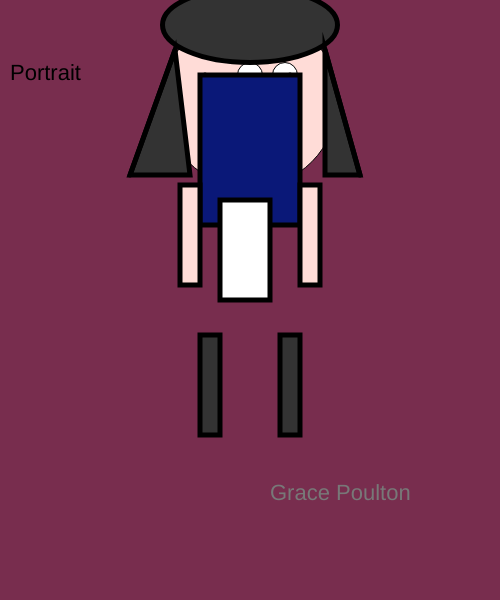
Frame 1 (no input)
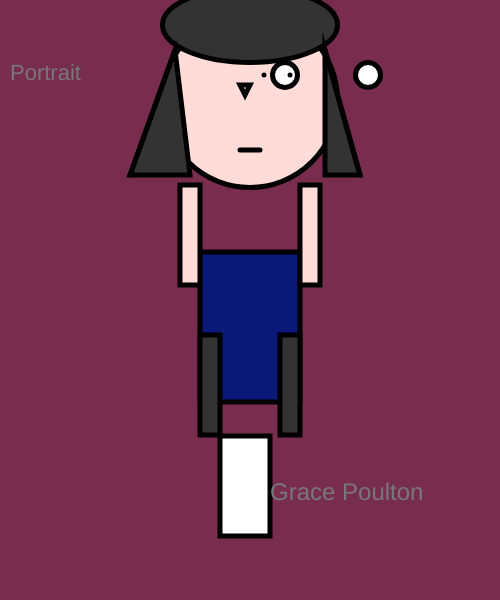
Frame 60 (no input)
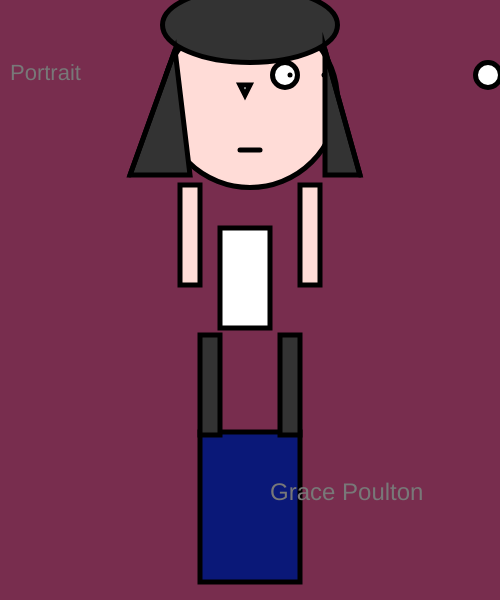
Frame 120 (the mouse pressed at the canvas centre since frame 60)

The p5.js sketch that drew these frames (run headless with seeded random() and noise() and a simulated clock; from frame 60 on, the mouse is pressed at the canvas centre):

// p5.js sketch
// ── sketch.js
var eyeX = 250;
var eyeY = 75;
var eyeDirection = 2;

var bodyX = 200;
var bodyY = 75;
var bodyDirection = 3;

var pointX = 205;
var pointY = 75;
var pointDirection = 1;

var decorX = 220;
var decorY = 200;
var decorDirection = 4;


var size = 22;
var count = 0;
var sizeDirection = 2;
function setup()
{
    createCanvas(500, 600);
}

function draw()
{
    background(120,45,78);
    textSize(22)
    text("Portrait", 10,80);

    fill('rgba(255, 220, 215, 10)');
    circle(250,100,175);
    

    fill(255);
    circle(eyeX,eyeY,25);
    eyeX+=eyeDirection;
    if(eyeX >= 500 || eyeX <= 0)
    {
        eyeDirection *= -1;
    }
        


    fill(255);
    circle(285,75,25);
  

    strokeWeight(5);
    fill(0);
    point(pointX,pointY);
    pointX+=pointDirection;
    if(pointX >= 500 || pointX <= 0 )
    {
        pointDirection *= -1;
    }
    point(290,75);

    fill(255);
    triangle(245,95,240,85,250,85)

    line(240,150,260,150);

    fill(51);
    ellipse(250,25,175,75);

    fill(51);
    triangle(130,175,175,50,190,175);

    fill(51);
    triangle(325,50,360,175,325,175);

    line(130,175,175,50);
    line(325,50,360,175);

    fill(10,24,120);
    rect(200,bodyY,100,150);
    bodyY += bodyDirection;
    if(bodyY <= 0 || bodyY >= 450)
    {
        bodyDirection *= -1;
    }


    fill(255);
    rect(220,decorY,50,100);
    decorY += decorDirection;
    if(decorY <= 0 || decorY >= 450)
    {
        decorDirection *= -1;
    }


    fill('rgba(255, 220, 215, 10)');
    rect(300,185,20,100);

    fill('rgba(255, 220, 215, 10)');
    rect(180,185,20,100);

    fill(51);
    rect(200,335,20,100);

    fill(51);
    rect(280,335,20,100);

    fill(120);
    textSize(size);
    size+= sizeDirection;
    count++;
    if(count > 5)
    {
        sizeDirection *=-1;
        count = 0;
    }
    text("Grace Poulton", 270,500);
}   
